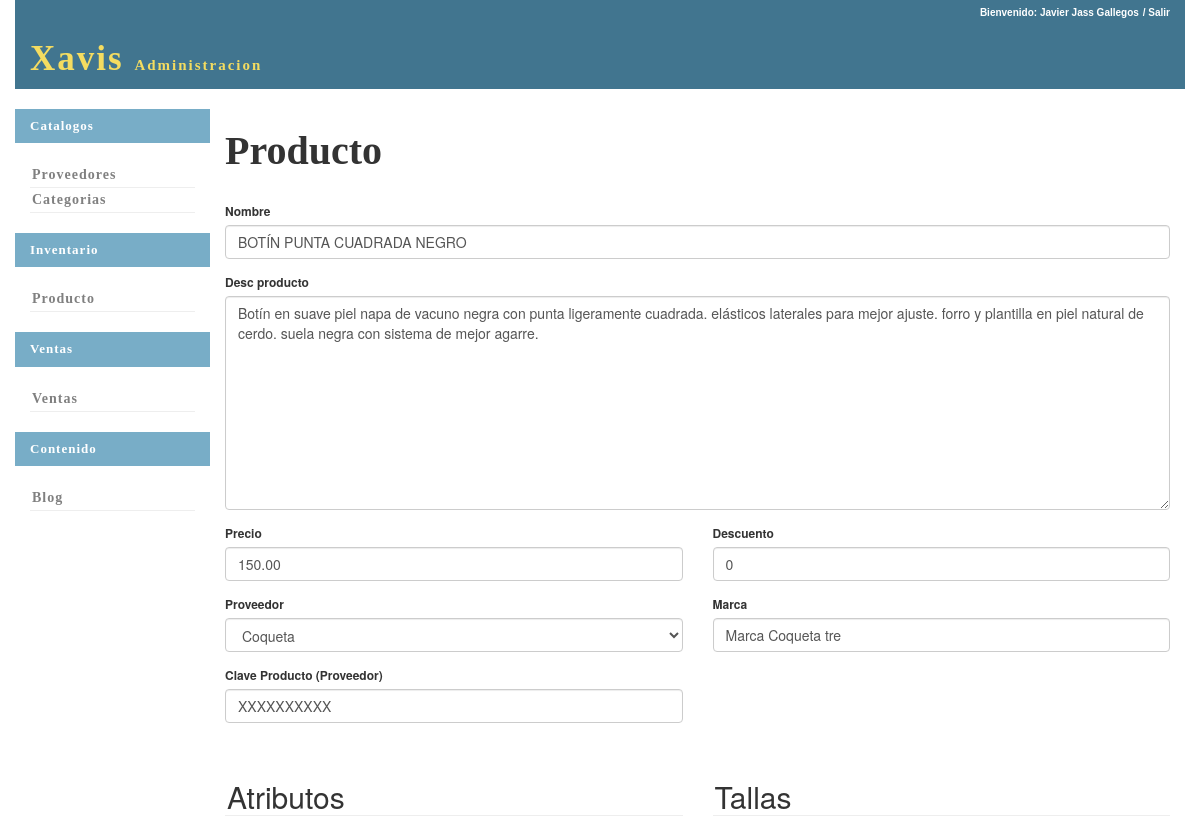
The page /inventario/productos_edita/2/ (signed in, upper part) on the database as committed earlier.
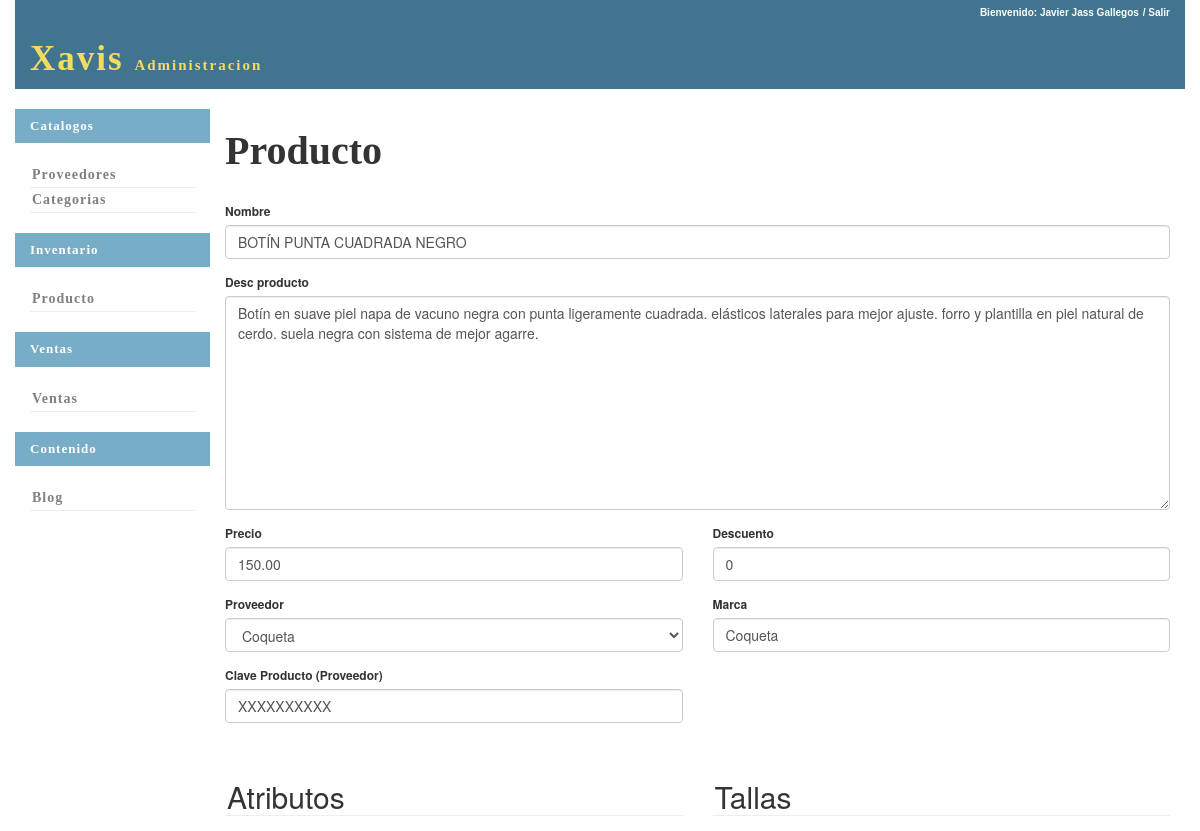
The same page on the database as committed later.
### inventario/models.py (models this page shows, shortened)
class Productos(models.Model):
	nombre=models.CharField(max_length=100)
	desc_producto=models.TextField()
	precio=models.DecimalField(max_digits=26,decimal_places=2,default=0.00)
	descuento=models.IntegerField(default=0)
	id_proveedor=models.ForeignKey(Proveedor,on_delete=models.PROTECT,null=False,default=0)
	marca=models.CharField(max_length=100,null=False,default="")
	clave_prod_proveedor=models.CharField(max_length=20,null=True)
	id_estatus=models.ForeignKey(Estatus,on_delete=models.PROTECT,default=1)
	def __str__(self):
		return str(self.id)+' '+self.nombre

### inventario/views.py (the view)
# urls.py: url(r'^productos_edita/(?P<id_producto>\d+)/$',views.registro_edicion_producto,name="edicion_producto"),
def registro_edicion_producto(request,id_producto=None):
	if not request.user.is_authenticated:
		return HttpResponseRedirect(reverse('seguridad:login'))
	if id_producto:
		producto=Productos.objects.get(id=id_producto)
	else:
		producto=Productos()
	Atributo_Formset=inlineformset_factory(Productos,Atributos,fields=["atributo","valor_atributo",],extra=1,can_delete=True)
	Talla_Formset=inlineformset_factory(Productos,Tallas,fields=["talla",],extra=1,max_num=10,can_delete=True)
	Productos_Relacionados_Formset=inlineformset_factory(Productos,Productos_Relacionados,fields=["id_producto_relacionado",],fk_name="id_producto",extra=1,can_delete=True)
	Rel_Producto_Categoria_Formset=inlineformset_factory(Productos,Rel_Producto_Categoria,fields=["id_producto","id_categoria",],fk_name="id_producto",extra=1,can_delete=True)
	Img_Producto_Formset=inlineformset_factory(Productos,Img_Producto,fields=["nom_img",'orden',],fk_name="id_producto",extra=1,can_delete=True)
	if request.method=="POST":
		form=Productos_Form(request.POST,instance=producto)
		atributo_formset=Atributo_Formset(request.POST,instance=producto)
		talla_formset=Talla_Formset(request.POST,instance=producto)
		productos_relacionados_formset=Productos_Relacionados_Formset(request.POST,instance=producto)
		rel_producto_categoria_formset=Rel_Producto_Categoria_Formset(request.POST,instance=producto)
		img_producto_formset=Img_Producto_Formset(request.POST,instance=producto)
		if form.is_valid() and atributo_formset.is_valid() and talla_formset.is_valid() and productos_relacionados_formset.is_valid() and rel_producto_categoria_formset.is_valid() and img_producto_formset.is_valid():
			form.save()
			atributo_formset.save()
			talla_formset.save()
			productos_relacionados_formset.save()
			rel_producto_categoria_formset.save()
			img_producto_formset.save()
			return HttpResponseRedirect(reverse('inventario:busca_producto'))
	else:
		form=Productos_Form(instance=producto)
		atributo_formset=Atributo_Formset(instance=producto)
		talla_formset=Talla_Formset(instance=producto)
		productos_relacionados_formset=Productos_Relacionados_Formset(instance=producto)
		rel_producto_categoria_formset=Rel_Producto_Categoria_Formset(instance=producto)
		img_producto_formset=Img_Producto_Formset(instance=producto)
	return render(request,'inventario/producto.html',locals())

### inventario/forms.py
class Productos_Form(forms.ModelForm):
	class Meta:
		model=Productos
		fields=('nombre','desc_producto','precio','descuento','id_proveedor','marca','id_estatus','clave_prod_proveedor',)

### inventario/models.py (called while the page is built)
	def __str__(self):
		return str(self.id)+' '+self.estatus

	def __str__(self):
		return self.proveedor

	def __str__(self):
		return str(self.id)+' '+self.categoria

### inventario/templates/inventario/producto.html (shortened to what this page needs)
{% extends 'base.html'%}
{% load bootstrap3 %}
{%block content%}
<form method="post" action="#">
	<h1 class="base-h1">
		Producto
	</h1>
	<br>
	<div class="row">
		<div class="col-xs-12 cls_form">
			{% bootstrap_field form.nombre %}
		</div>
	</div>
	<div class="row">
		<div class="col-xs-12 cls_form">
			{% bootstrap_field form.desc_producto%}
		</div>
	</div>
	<div class="row">
		<div class="col-xs-6 cls_form">
			{%bootstrap_field form.precio%}
		</div>
		<div class="col-xs-6 cls_form">
			{% bootstrap_field form.descuento %}
		</div>
	</div>
	<div class="row">
		<div class="col-xs-6 cls_form">
			<label>Proveedor</label>
			{% bootstrap_field form.id_proveedor show_label=False%}
		</div>
		<div class="col-xs-6 cls_form">
			{% bootstrap_field form.marca %}
		</div>
	</div>
	<div class="row">
		<div class="col-xs-6 cls_form">
			<label>Clave Producto (Proveedor)</label>
			{% bootstrap_field form.clave_prod_proveedor show_label=False %}
		</div>
	</div>
	<br>
	<br>
	<div class="row">
	<div class="col-xs-12 col-sm-6 cls_form">
		<h2 class="page-header">Atributos</h2>
		<br>
	</div>
		<div class="col-xs-12 col-sm-6 cls_form">
		<h2 class="page-header">Tallas</h2>
		<br>
		</div>
	</div>
	<br>
	<br>
	<br><br>
	<br><br>
</form>
{%endblock%}

Rows that differ between the two databases and show on the page:
changed Productos "BOTÍN PUNTA CUADRADA NEGRO": marca "Marca Coqueta tre" → "Coqueta"
